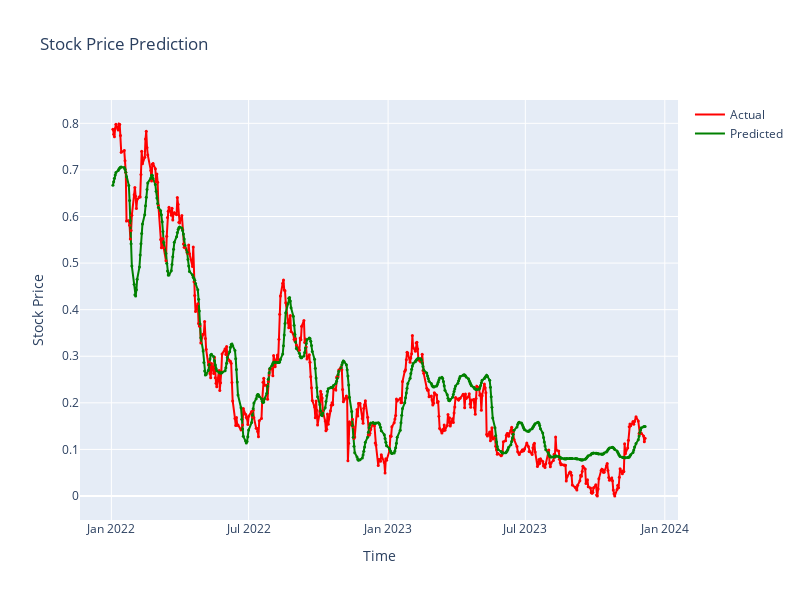

Notebook code cell kept with this figure:
### Markdown cell above
## Visualization the results

### Code cell
import plotly.graph_objs as go

# Create a trace for actual values
trace_actual = go.Scatter(x=df_test['date'], y=y_test, mode='lines', name='Actual', line=dict(color='red'))

# Create a trace for predicted values
trace_pred = go.Scatter(x=df_test['date'], y=y_pred.flatten(), mode='lines', name='Predicted', line=dict(color='green'))

# Create a trace for markers with reduced size
trace_markers1 = go.Scatter(
    x=df_test['date'],
    y=y_test.flatten(),
    mode='markers',
    name='',
    showlegend=False,
    marker=dict(color='red', size=3),  # Adjust the size here
)

trace_markers2 = go.Scatter(
    x=df_test['date'],
    y=y_pred.flatten(),
    mode='markers',
    name='',
    showlegend=False,
    marker=dict(color='green', size=3),  # Adjust the size here
)

# Create the Plotly figure
fig = go.Figure(data=[trace_actual, trace_pred, trace_markers1, trace_markers2])

# Customize the layout
fig.update_layout(
    title='Stock Price Prediction',
    xaxis_title='Time',
    yaxis_title='Stock Price',
     width=800,
    height=600
)

# Show the Plotly figure
fig.show()

### Figure 1 — Plotly figure (JSON) as saved in the notebook; plotly's stock layout.template omitted (floating-point values rounded to 4 significant figures; data arrays with more than 128 entries replaced by an {"elided": "..."} marker saying what was removed)
{"data": [{"line": {"color": "red"}, "mode": "lines", "name": "Actual", "type": "scatter", "x": {"elided": "485 str values"}, "y": {"elided": "485 float values"}}, {"line": {"color": "green"}, "mode": "lines", "name": "Predicted", "type": "scatter", "x": {"elided": "485 str values"}, "y": {"elided": "485 float values"}}, {"marker": {"color": "red", "size": 3}, "mode": "markers", "name": "", "showlegend": false, "type": "scatter", "x": {"elided": "485 str values"}, "y": {"elided": "485 float values"}}, {"marker": {"color": "green", "size": 3}, "mode": "markers", "name": "", "showlegend": false, "type": "scatter", "x": {"elided": "485 str values"}, "y": {"elided": "485 float values"}}], "layout": {"height": 600, "title": {"text": "Stock Price Prediction"}, "width": 800, "xaxis": {"title": {"text": "Time"}}, "yaxis": {"title": {"text": "Stock Price"}}}}
